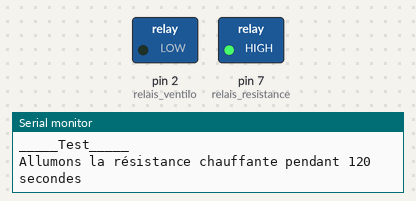
Bench run of a sketch on a simulated Arduino Uno, built with avr-gcc and run on an emulated ATmega328P. Parts: switched loads named in the sketch (green lamp = pin HIGH), the last lines printed to the serial monitor.

Above: at 0.1 s.
At 120.1 s:
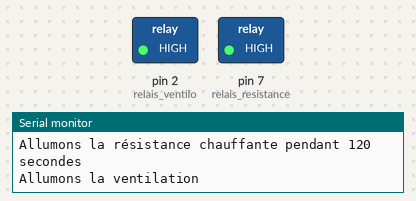
At 125.1 s:
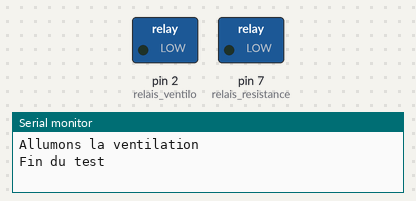
Timing chart, 0 to 126.6 s (numbered marks = the images above):
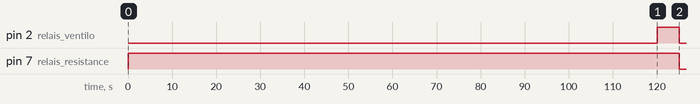

Measured:
- by itself, pin 2 (relais_ventilo): LOW → HIGH at 120 s, → LOW 5.0 s later
- by itself, pin 7 (relais_resistance): LOW → HIGH at 0.04 s, → LOW 125 s later

The sketch:

test_machine_fumee1.ino
```cpp
//Paramètres de départ
const int relais_ventilo = 2 ;
const int relais_resistance = 7 ;

void setup() {
  Serial.begin(9600);
  Serial.println("Initialisation du système");
  pinMode(relais_ventilo, OUTPUT);
  pinMode(relais_resistance, OUTPUT);
}

void loop() {
  Serial.println("_____Test_____");
  Serial.println("Allumons la résistance chauffante pendant 120 secondes");
  digitalWrite(relais_resistance,HIGH);
  digitalWrite(relais_ventilo,LOW);
  delay(120000);
  Serial.println("Allumons la ventilation");
  digitalWrite(relais_ventilo,HIGH);
  delay(5000);
  digitalWrite(relais_resistance,LOW);
  digitalWrite(relais_ventilo,LOW);
  Serial.println("Fin du test");
  delay(10000);
}
```
